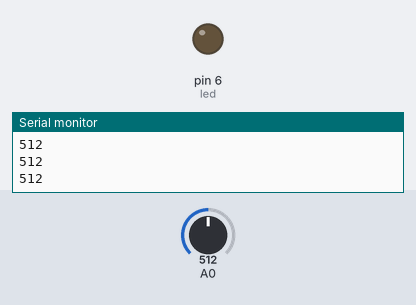
This sketch was run on a simulated Arduino Uno, built with avr-gcc and run on an emulated ATmega328P. Parts: output pins drawn as LEDs (lit = HIGH), the last lines printed to the serial monitor. The inputs (shaded band) are chosen by the test bench; at power-on: A0 = 512.

Above: at 1.2 s.
1.3 s: A0 set to 12
2.8 s: A0 set to 9
At 4.0 s:
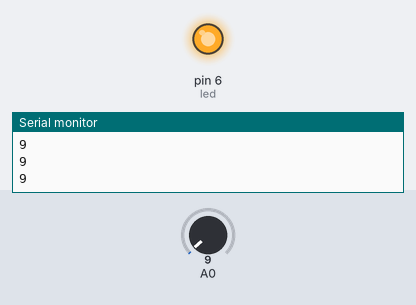
4.3 s: A0 set to 122
At 5.1 s:
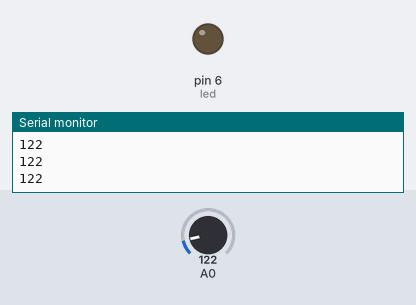
5.8 s: A0 set to 0
At 6.3 s:
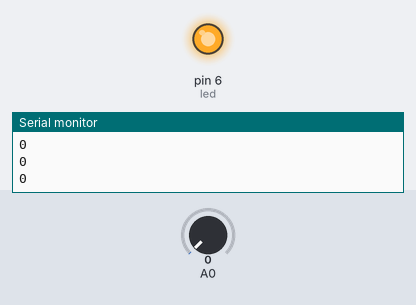
Timing chart, 0 to 8.3 s (numbered marks = the images above; inputs shaded):
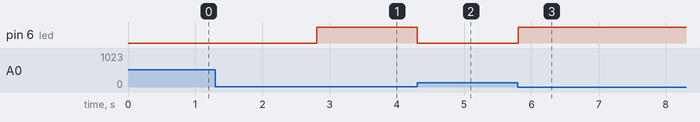

The sketch:

led_controll.ino
```cpp
int led = 6;

void setup() {
  Serial.begin(9600);
  pinMode(led, OUTPUT);
}

void loop() {
  int CDS = analogRead(A0);
  Serial.println(CDS);
  if (CDS > 10){
    digitalWrite(led, LOW);
  }
  else {
    digitalWrite(led, HIGH);
  }
}
```

Measured:
- the behaviour switches between 11 and 10 on A0 (found by bisection; images 0 and 1)
- after the input at 2.8 s, pin 6 (led): LOW → HIGH at once
- after the input at 4.3 s, pin 6 (led): HIGH → LOW at once
- after the input at 5.8 s, pin 6 (led): LOW → HIGH at once
